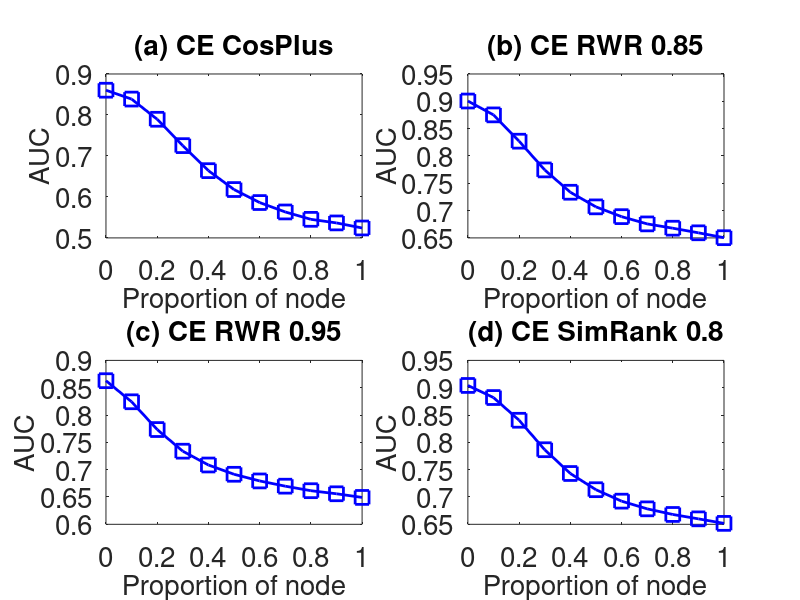

MATLAB code to generate this figure:
subplot(2,2,1);
x=0:0.1:1;
y=[0.860386	0.838754	0.789476	0.725162	0.664086	0.61801	0.586272	0.563304	0.545326	0.536546	0.524206
];
plot(x,y,'-bs','LineWidth',2,'MarkerSize',10);
set(gca,'FontSize',20);
xlabel('Proportion of node','fontsize',20);
ylabel('AUC','fontsize',20);
title('(a) CE CosPlus','fontsize',20);

subplot(2,2,2);
x=0:0.1:1;
y=[0.900504	0.875138	0.826998	0.77441	0.733556	0.706806	0.688902	0.675626	0.667746	0.659334	0.650366
];
plot(x,y,'-bs','LineWidth',2,'MarkerSize',10);
set(gca,'FontSize',20);
xlabel('Proportion of node','fontsize',20);
ylabel('AUC','fontsize',20);
title('(b) CE RWR 0.85','fontsize',20);

subplot(2,2,3);
x=0:0.1:1;
y=[0.862842	0.824256	0.773426	0.733832	0.70855	0.691572	0.679386	0.669796	0.661508	0.655882	0.649212
];
plot(x,y,'-bs','LineWidth',2,'MarkerSize',10);
set(gca,'FontSize',20);
xlabel('Proportion of node','fontsize',20);
ylabel('AUC','fontsize',20);
title('(c) CE RWR 0.95','fontsize',20);


subplot(2,2,4);
x=0:0.1:1;
y=[0.904128	0.882012	0.84043	0.786502	0.742982	0.713332	0.692384	0.678308	0.668028	0.65999	0.65171
];
plot(x,y,'-bs','LineWidth',2,'MarkerSize',10);
set(gca,'FontSize',20);
xlabel('Proportion of node','fontsize',20);
ylabel('AUC','fontsize',20);
title('(d) CE SimRank 0.8','fontsize',20);
